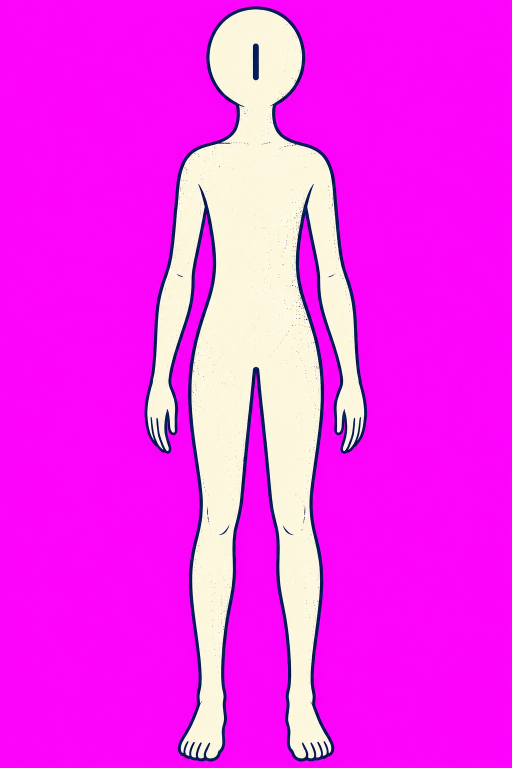
#> input picture her-sabah-bastan/stil/kukla/ai-on/reference.png, 1024 x 1536 px (shown at 1/2 size); the run also reads 1 picture not shown here
$ python build.py
#> lines starting #> are read from the running program, lines starting #| are printed output that depends on the picture; after the words box and inside, x2 and y2 are one past the last pixel; in counts of white or black regions, pixels touching at a corner belong together
"""Cut the AI front-view cut-out puppet from reference.png (+ extra hand shapes from hands-source.png).

usage (repo root):  python stil/kukla/ai-on/build.py
Method: see stil/kukla/README.md ("How the joints are made"). near = screen-left limb, far = screen-right limb.
Needs Pillow + numpy (numpy from Blender's bundled Python, same ABI).
"""
import json
import math
import os
import sys

sys.path.append(r'C:\Program Files\Blender Foundation\Blender 5.2\5.2\python\lib\site-packages')
import numpy as np
from PIL import Image, ImageDraw, ImageFilter

HERE = os.path.dirname(os.path.abspath(__file__))
REF = Image.open(os.path.join(HERE, 'reference.png')).convert('RGB')
#> REF is the input picture: PIL image 1024x1536 RGB; mean R, G, B 244.2, 48.8, 240
W, H = REF.size
A = np.array(REF).astype(np.int32)
FIG = ~((A[..., 0] > 190) & (A[..., 2] > 190) & (A[..., 1] < 110))  # same key as assemble.py
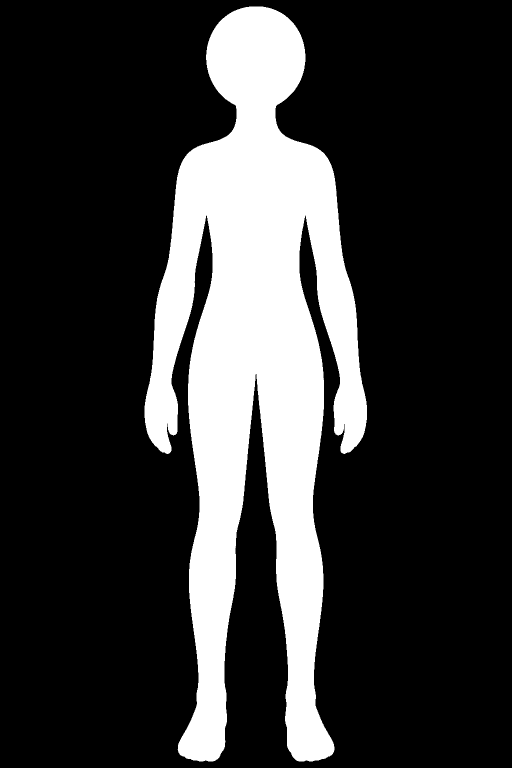
#> FIG: shape (1536, 1024) bool (shown at 1/2 size); 21.7% white; 1 white region, box (x1, y1, x2, y2) and area: (289, 13, 734, 1523) 341056
CREAM = np.array([252, 247, 221])
NAVY = np.array([8, 28, 92])
RIM = 7
AXIS = 511
rng = np.random.RandomState(7)

YY, XX = np.mgrid[0:H, 0:W]


def poly_mask(pts):
    im = Image.new('L', (W, H), 0)
    ImageDraw.Draw(im).polygon([tuple(p) for p in pts], fill=255)
    return np.array(im) > 0


def interior(k):
    """FIG eroded by k px: pixels that are not on the outline."""
    im = Image.fromarray((FIG * 255).astype(np.uint8)).filter(ImageFilter.MinFilter(2 * k + 1))
    return np.array(im) > 0


INTERIOR = interior(RIM + 3)


def speckle(shape):
    """plain fill with the reference's sparse navy stipple."""
    out = np.tile(CREAM, shape + (1,)).astype(np.float32)
    dots = rng.rand(*shape) < 0.004
    mix = rng.uniform(0.25, 0.7, shape)[..., None]
    out = np.where(dots[..., None], out * (1 - mix) + NAVY * mix, out)
    return out


FILL = speckle((H, W))


def half(pivot, axis, side):
    """pixels on one side of the line through pivot perpendicular to axis; side=+1 child side, -1 parent side."""
    ax = np.array(axis, float)
    ax /= np.linalg.norm(ax)
    t = (XX - pivot[0]) * ax[0] + (YY - pivot[1]) * ax[1]
    return (t * side) >= 0


def disk(pivot, r):
    return (XX - pivot[0]) ** 2 + (YY - pivot[1]) ** 2 <= r * r


# ---- joints: pivot, radius, limb axis (parent -> child), parent, child -----------------------------
J = {
    'waist': ((AXIS, 585), 84, (0, -1), 'pelvis', 'chest'),
    'neck': ((AXIS, 262), 36, (0, -1), 'chest', 'neck'),
    'head': ((AXIS, 212), 36, (0, -1), 'neck', 'head'),
    'shoulder_near': ((382, 352), 26, (-26, 213), 'chest', 'upper_arm_near'),
    'elbow_near': ((356, 565), 30, (-35, 210), 'upper_arm_near', 'forearm_near'),
    'wrist_near': ((321, 765), 21, (-20, 140), 'forearm_near', 'hand_near_open'),
    'shoulder_far': ((2 * AXIS - 382, 352), 26, (26, 213), 'chest', 'upper_arm_far'),
    'elbow_far': ((2 * AXIS - 356, 565), 30, (35, 210), 'upper_arm_far', 'forearm_far'),
    'wrist_far': ((2 * AXIS - 321, 765), 21, (20, 140), 'forearm_far', 'hand_far_open'),
    'hip_near': ((445, 760), 58, (0, 1), 'pelvis', 'thigh_near'),
    'knee_near': ((434, 1060), 38, (0, 1), 'thigh_near', 'shin_near'),
    'ankle_near': ((422, 1395), 26, (0, 1), 'shin_near', 'foot_near'),
    'hip_far': ((578, 760), 58, (0, 1), 'pelvis', 'thigh_far'),
    'knee_far': ((590, 1060), 38, (0, 1), 'thigh_far', 'shin_far'),
    'ankle_far': ((601, 1395), 26, (0, 1), 'shin_far', 'foot_far'),
}


def fit_joint(name):
    """Move the pivot to the limb centreline and set r to half the outer-to-outer width, measured perpendicular to the limb."""
    p, r, ax, par, ch = J[name]
    n = math.hypot(*ax)
    perp = (-ax[1] / n, ax[0] / n)

    def inside(t):
        x, y = int(round(p[0] + perp[0] * t)), int(round(p[1] + perp[1] * t))
        return 0 <= x < W and 0 <= y < H and FIG[y, x]

    assert inside(0), name
    lo = hi = 0
    while inside(lo - 1):
        lo -= 1
    while inside(hi + 1):
        hi += 1
    mid = (lo + hi) / 2.0
    J[name] = ((p[0] + perp[0] * mid, p[1] + perp[1] * mid), (hi - lo + 1) / 2.0, ax, par, ch)


for _n in list(J):
    if not _n.startswith('shoulder'):
        fit_joint(_n)
#> this loop made 15 passes
#> (p in fit_joint, r in fit_joint, ax in fit_joint, par in fit_joint, ch in fit_joint, n in fit_joint, perp in fit_joint) on passes 2, 3, 5, 6: ((511, 262), 36, (0, -1), 'chest', 'neck', 1, (1, 0)), ((511, 212), 36, (0, -1), 'neck', 'head', 1, (1, 0)), ((356, 565), 30, (-35, 210), 'upper_arm_near', 'forearm_near', 212.9, (-0.986, -0.164)), ((321, 765), 21, (-20, 140), 'forearm_near', 'hand_near_open', 141.4, (-0.99, -0.141))

# ---- ownership partition of the silhouette ---------------------------------------------------------
# inner boundary between the screen-left arm and the torso (the armpit crease belongs to the arm)
ARM_LINE = [(403, 360), (400.5, 366), (399.5, 372), (402, 380), (406, 392), (410, 404), (412.5, 416), (412, 424)]
BL = ARM_LINE + [(412, 440), (410, 520), (402, 600), (382, 680), (364, 740), (366, 800), (366, 930)]


def left_arm_region():
    pts = [(250, 300)] + BL + [(250, 930)]
    return poly_mask(pts)


def mirror(m):
    out = np.zeros_like(m)
    # reflect about x = AXIS (pixel x -> 2*AXIS - x)
    xs = np.arange(W)
    src = 2 * AXIS - xs
    ok = (src >= 0) & (src < W)
    out[:, xs[ok]] = m[:, src[ok]]
    return out


OWN = {}
LA = left_arm_region()
RA = mirror(LA)


def arm_masks(side, region):
    sh, el, wr = (J[k + '_' + side][0] for k in ('shoulder', 'elbow', 'wrist'))
    sa, ea, wa = (J[k + '_' + side][2] for k in ('shoulder', 'elbow', 'wrist'))
    up = FIG & region & half(sh, sa, +1) & half(el, ea, -1)
    fore = FIG & region & half(el, ea, +1) & half(wr, wa, -1)
    hand = FIG & region & half(wr, wa, +1)
    return up, fore, hand


OWN['upper_arm_near'], OWN['forearm_near'], OWN['hand_near_open'] = arm_masks('near', LA)
OWN['upper_arm_far'], OWN['forearm_far'], OWN['hand_far_open'] = arm_masks('far', RA)
#> in half (call 7), `t = (XX - pivot[0]) * ax[0] + (YY - pivot[1]) * ax[1]`:
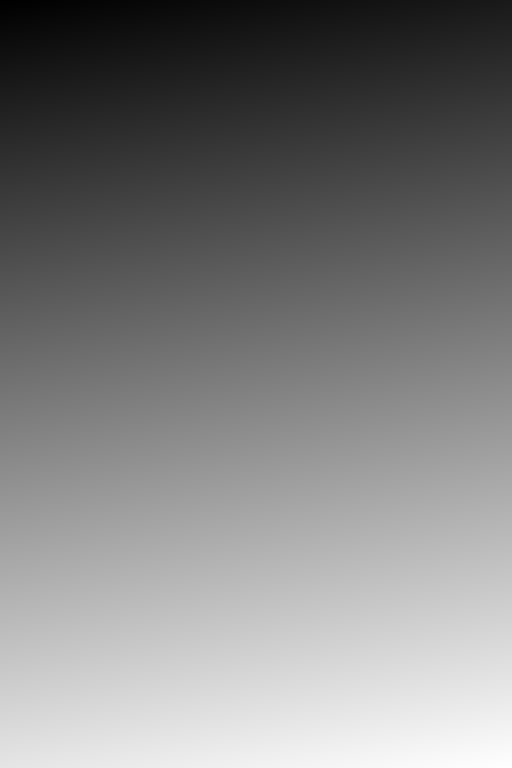
#> t: shape (1536, 1024) float64 (shown at 1/2 size); min -666.8, max 1015.5, mean 174.3; drawn with min black and max white
taken = np.zeros((H, W), bool)
for k in list(OWN):
    taken |= OWN[k]
#> this loop made 6 passes
#> k on passes 1 to 6: 'upper_arm_near', 'forearm_near', 'hand_near_open', 'upper_arm_far', 'forearm_far', 'hand_far_open'
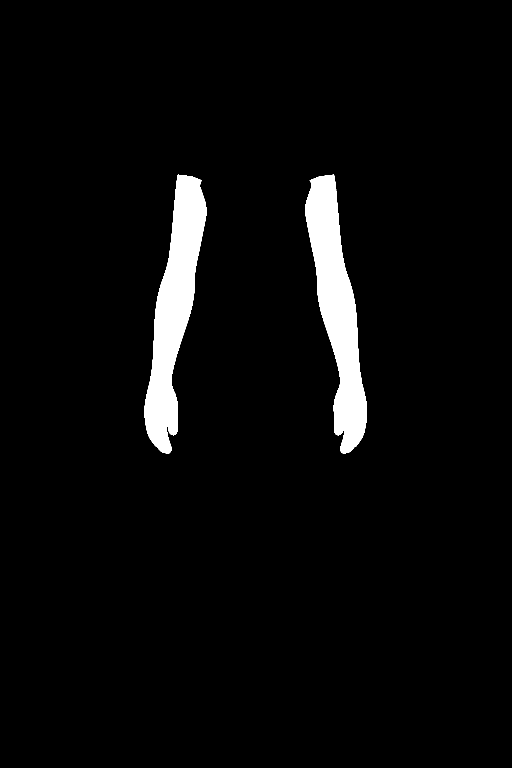
#> taken: shape (1536, 1024) bool (shown at 1/2 size); 4.1% white; 2 white regions, box (x1, y1, x2, y2) and area: (289, 349, 413, 908) 31866, (610, 349, 734, 908) 31859


def leg(side, x_ok):
    hip, knee, ankle = J['hip_' + side][0], J['knee_' + side][0], J['ankle_' + side][0]
    base = FIG & ~taken & x_ok & (YY >= hip[1])
    OWN['thigh_' + side] = base & (YY < knee[1])
    OWN['shin_' + side] = base & (YY >= knee[1]) & (YY < ankle[1])
    OWN['foot_' + side] = base & (YY >= ankle[1])


leg('near', XX < AXIS)
leg('far', XX >= AXIS)
for k in ('thigh', 'shin', 'foot'):
    taken |= OWN[k + '_near'] | OWN[k + '_far']
rest = FIG & ~taken
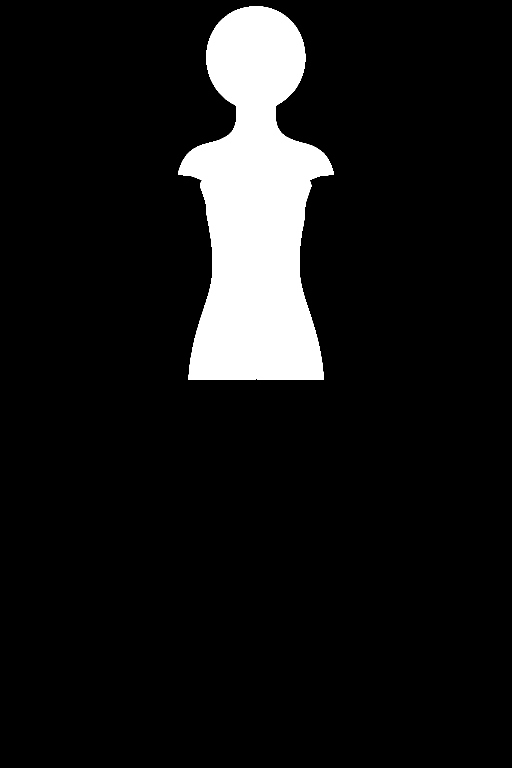
#> rest: shape (1536, 1024) bool (shown at 1/2 size); 9.2% white; 1 white region, box (x1, y1, x2, y2) and area: (356, 13, 668, 760) 143938
OWN['head'] = rest & (YY < J['head'][0][1])
OWN['neck'] = rest & (YY >= J['head'][0][1]) & (YY < J['neck'][0][1])
OWN['chest'] = rest & (YY >= J['neck'][0][1]) & (YY < J['waist'][0][1])
OWN['pelvis'] = rest & (YY >= J['waist'][0][1])

# the chest is a complete torso on its own: under the arm it gets plain fill and its own side contour
C_LEFT = [(356, 350), (366, 362), (380, 378), (394, 394), (406, 416), (413, 440)]


def mirror_pts(pts):
    return [(2 * AXIS - x, y) for x, y in pts]


def line_mask(pts, width, ss=4):
    xs, ys = [p[0] for p in pts], [p[1] for p in pts]
    x0, y0, x1, y1 = int(min(xs)) - 10, int(min(ys)) - 10, int(max(xs)) + 10, int(max(ys)) + 10
    im = Image.new('L', ((x1 - x0) * ss, (y1 - y0) * ss), 0)
    d = ImageDraw.Draw(im)
    q = [((x - x0) * ss, (y - y0) * ss) for x, y in pts]
    d.line(q, fill=255, width=int(width * ss), joint='curve')
    for x, y in (q[0], q[-1]):
        d.ellipse([x - width * ss / 2, y - width * ss / 2, x + width * ss / 2, y + width * ss / 2], fill=255)
    im = im.resize((x1 - x0, y1 - y0), Image.LANCZOS)
    out = np.zeros((H, W), np.float32)
    out[y0:y1, x0:x1] = np.array(im) / 255.0
    return out


chest_extra = np.zeros((H, W), bool)
chest_line = np.zeros((H, W), np.float32)
for side_pts, region in ((C_LEFT, LA), (mirror_pts(C_LEFT), RA)):
    area = poly_mask(side_pts + [(side_pts[-1][0] + (60 if side_pts is C_LEFT else -60), 440),
                                 (side_pts[0][0] + (130 if side_pts is C_LEFT else -130), 330)])
    chest_extra |= area & FIG & region & ~OWN['chest']
    chest_line = np.maximum(chest_line, line_mask(side_pts, RIM))
#> this loop made 2 passes
#> pass 1, in line_mask, `im = im.resize((x1 - x0, y1 - y0), Image.LANCZOS)`:
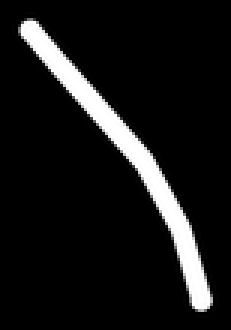
#> im: PIL image 77x110 L (shown 3 times larger); min 0, max 255, mean 23.8
#> after the loop:
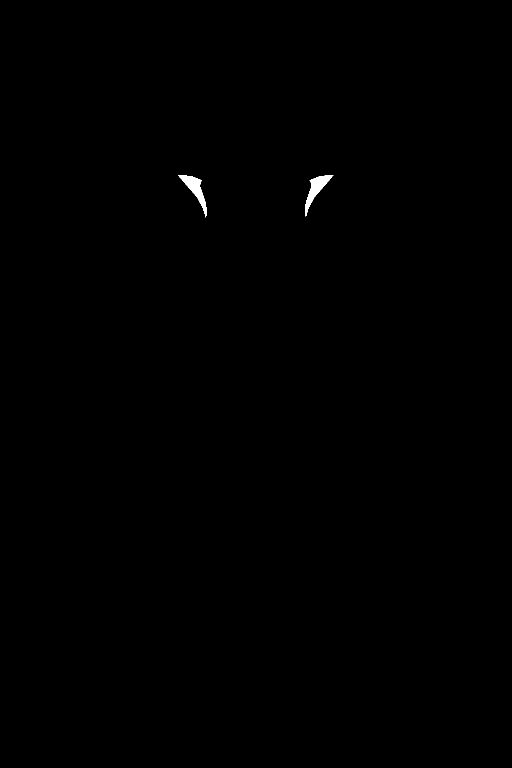
#> chest_extra: shape (1536, 1024) bool (shown at 1/2 size); 0.18% white; 2 white regions, box (x1, y1, x2, y2) and area: (356, 350, 413, 435) 1423, (610, 350, 667, 433) 1420
chest_line_clip = chest_line * (chest_extra | OWN['chest'])

# ---- build each part's pixels ---------------------------------------------------------------------
pix = {k: np.where(m[..., None], A, 0).astype(np.float32) for k, m in OWN.items()}
alpha = {k: m.copy() for k, m in OWN.items()}

pix['chest'][chest_extra] = FILL[chest_extra]
alpha['chest'] |= chest_extra
# step 4: inner detail lines near a pivot become plain fill (outline pixels are left alone)
for name, (p, r, ax, par, ch) in J.items():
    zone = disk(p, 1.3 * r) & INTERIOR
    for part in (par, ch):
        if part in pix:
            sel = zone & alpha[part]
            pix[part][sel] = FILL[sel]
#> this loop made 15 passes
#> (name, p, r, ax, par, ch) on passes 1 to 5: ('waist', (511.5, 585), 95, (0, -1), 'pelvis', 'chest'), ('neck', (512, 262), 48.5, (0, -1), 'chest', 'neck'), ('head', (511.5, 212), 40, (0, -1), 'neck', 'head'), ('shoulder_near', (382, 352), 26, (-26, 213), 'chest', 'upper_arm_near'), ('elbow_near', (356.5, 565.1), 33, (-35, 210), 'upper_arm_near', 'forearm_near')
#> pass 1, `zone = disk(p, 1.3 * r) & INTERIOR`:
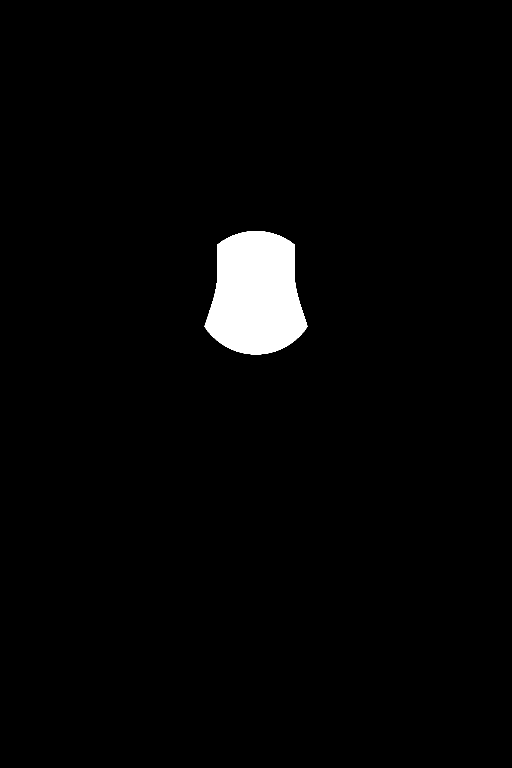
#> zone: shape (1536, 1024) bool (shown at 1/2 size); 2.4% white; 1 white region, box (x1, y1, x2, y2) and area: (409, 462, 615, 709) 38479

# steps 2/3: joint disks. top = child (plain fill to r - RIM, no line); under = parent (full disk + fresh rim)
for name, (p, r, ax, par, ch) in J.items():
    ring = disk(p, r) & ~disk(p, r - RIM)
    under_add = disk(p, r) & half(p, ax, +1)  # the half disk that lies on the child's side
    top_add = disk(p, r - RIM) & half(p, ax, -1)  # the half disk that lies on the parent's side
    if par in pix and not name.startswith('shoulder'):
        fill = np.where(ring[..., None], NAVY, FILL)
        sel = under_add & ~alpha[par]
        pix[par][sel] = fill[sel]
        alpha[par] |= sel
    if ch in pix:
        sel = top_add & ~alpha[ch]
        pix[ch][sel] = FILL[sel]
        alpha[ch] |= sel

for nm, pts in (('upper_arm_near', ARM_LINE), ('upper_arm_far', [(2 * AXIS - x, y) for x, y in ARM_LINE])):
    ln = line_mask(pts, RIM)[..., None]
    pix[nm] = pix[nm] * (1 - ln) + NAVY * ln
    alpha[nm] |= ln[..., 0] > 0.35
cl = chest_line_clip[..., None]
pix['chest'] = pix['chest'] * (1 - cl) + NAVY * cl
alpha['chest'] |= chest_extra

# ---- extra hand shapes from the Codex hand sheet ---------------------------------------------------
SHEET = Image.open(os.path.join(HERE, 'hands-source.png')).convert('RGB')
SA = np.array(SHEET).astype(np.int32)
SF = ~((SA[..., 0] > 190) & (SA[..., 2] > 190) & (SA[..., 1] < 110))


def sheet_hands():
    cols = SF.sum(axis=0) > 0
    groups, s = [], None
    for x, c in enumerate(cols):
        if c and s is None:
            s = x
        if not c and s is not None:
            groups.append([s, x - 1])
            s = None
    if s is not None:
        groups.append([s, len(cols) - 1])
    merged = []
    for g in groups:
        if merged and g[0] - merged[-1][1] < 40:
            merged[-1][1] = g[1]
        else:
            merged.append(g)
    return [g for g in merged if g[1] - g[0] > 60]


def despill(rgba):
    a = rgba.astype(np.float32)
    m = np.minimum(a[..., 0], a[..., 2]) - a[..., 1]
    soft = np.clip(1 - (m - 60) / 80.0, 0, 1)
    a[..., 3] = np.where(a[..., 3] > 0, a[..., 3] * soft, 0)
    return a


def hand_variant(group, flip):
    x0, x1 = group
    sub = SF[:, x0:x1 + 1]
    ys = np.where(sub.any(axis=1))[0]
    y0, y1 = ys[0], ys[-1]
    rgb = SA[y0:y1 + 1, x0:x1 + 1]
    f = SF[y0:y1 + 1, x0:x1 + 1]
    rgba = np.dstack([rgb, f * 255])
    rgba = despill(rgba)
    # stub width: mean width of the first rows below the top edge
    widths = [f[y].sum() for y in range(8, 28)]
    stub_w = float(np.mean(widths))
    xs = np.where(f[8:28].any(axis=0))[0]
    stub_cx = (xs[0] + xs[-1]) / 2.0
    im = Image.fromarray(np.clip(rgba, 0, 255).astype(np.uint8), 'RGBA')
    scale = 43.0 / stub_w
    im = im.resize((max(1, int(im.width * scale)), max(1, int(im.height * scale))), Image.LANCZOS)
    px, py = stub_cx * scale, 21.0  # wrist centre: r below the top edge of the stub
    if flip:
        im = im.transpose(Image.FLIP_LEFT_RIGHT)
        px = im.width - px
    return im, (px, py)


# ---- write parts ------------------------------------------------------------------------------------
parts_img, parts_origin = {}, {}


def save_part(name, rgba_arr):
    a = rgba_arr
    ys, xs = np.where(a[..., 3] > 0)
    x0, x1, y0, y1 = max(xs.min() - 2, 0), min(xs.max() + 3, a.shape[1]), max(ys.min() - 2, 0), min(ys.max() + 3, a.shape[0])
    im = Image.fromarray(np.clip(a[y0:y1, x0:x1], 0, 255).astype(np.uint8), 'RGBA')
    im.save(os.path.join(HERE, name + '.png'))
    parts_origin[name] = (int(x0), int(y0))
    parts_img[name] = im


for k in pix:
    a = np.dstack([pix[k][..., :3], alpha[k] * 255.0])
    save_part(k, a)
#> this loop made 16 passes

groups = sheet_hands()
#> the loop in sheet_hands, `for g in groups:` made 4 passes
#> g on passes 1 to 4: [150, 325], [513, 728], [879, 1083], [1243, 1578]
assert len(groups) == 4, groups
variants = {}
for side in ('near', 'far'):
    for g, shape in zip(groups[1:], ('grip', 'point', 'notebook')):
        im, piv = hand_variant(g, flip=(side == 'far'))
        name = f'hand_{side}_{shape}'
        im.save(os.path.join(HERE, name + '.png'))
        variants[name] = (piv, f'hand_{side}_open')

# ---- rig.json ---------------------------------------------------------------------------------------
Z = {'pelvis': 10, 'thigh': 14, 'shin': 16, 'foot': 18, 'chest': 20, 'neck': 22, 'head': 24,
     'upper_arm': 30, 'forearm': 32, 'hand': 34}
RANGE = {'waist': [-20, 20], 'neck': [-25, 25], 'head': [-30, 30], 'shoulder': [-30, 100],
         'elbow': [0, 120], 'wrist': [-45, 45], 'hip': [-10, 45], 'knee': [0, 60], 'ankle': [-25, 25]}


def zof(n):
    for k in Z:
        if n.startswith(k):
            return Z[k]
    raise KeyError(n)


rig = {
    'character': 'ai', 'view': 'front',
    'units': 'pixels of the reference image (1 px = 1 px of the generated neutral drawing); angles in degrees, positive = clockwise on screen (y down)',
    'reference': 'reference.png',
    'reference_crop': [270, 0, 745, 1536],
    'canvas': [W, H],
    'near_far': 'near = the limb on the screen-left, far = the limb on the screen-right',
    'parts': {},
}
pivot_of = {'pelvis': None}
for name, (p, r, ax, par, ch) in J.items():
    pivot_of[ch] = (p, par, name)

for name in OWN:
    ox, oy = parts_origin[name]
    if name == 'pelvis':
        p = (AXIS, 760)
        rig['parts'][name] = {'file': name + '.png', 'pivot': [p[0] - ox, p[1] - oy], 'parent': None,
                              'offset': list(p), 'rotation': 0, 'z': zof(name)}
        continue
    p, par, jn = pivot_of[name]
    pox, poy = parts_origin[par]
    rig['parts'][name] = {'file': name + '.png', 'pivot': [p[0] - ox, p[1] - oy], 'parent': par,
                          'offset': [p[0] - pox, p[1] - poy], 'rotation': 0, 'z': zof(name),
                          'joint': jn.rsplit('_', 1)[0], 'range': RANGE[jn.rsplit('_', 1)[0]]}
#> this loop made 16 passes
for name, (piv, base) in variants.items():
    b = rig['parts'][base]
    rig['parts'][name] = {'file': name + '.png', 'pivot': [round(piv[0], 1), round(piv[1], 1)], 'parent': b['parent'],
                          'offset': b['offset'], 'rotation': 0, 'z': b['z'], 'hidden': True, 'variant_of': base}
#> this loop made 6 passes
#> (name, piv, base) on passes 1 to 6: ('hand_near_grip', (39.77, 21), 'hand_near_open'), ('hand_near_point', (38.66, 21), 'hand_near_open'), ('hand_near_notebook', (34.91, 21), 'hand_near_open'), ('hand_far_grip', (63.23, 21), 'hand_far_open'), ('hand_far_point', (58.34, 21), 'hand_far_open'), ('hand_far_notebook', (126.1, 21), 'hand_far_open')
rig['bend_tests'] = [
    {'part': 'forearm_near', 'sign': 1, 'max': 120},
    {'part': 'forearm_far', 'sign': -1, 'max': 120},
    {'part': 'upper_arm_near', 'sign': 1, 'max': 90},
    {'part': 'upper_arm_far', 'sign': -1, 'max': 90},
    {'part': 'thigh_near', 'sign': 1, 'max': 45},
    {'part': 'thigh_far', 'sign': -1, 'max': 45},
    {'part': 'shin_near', 'sign': 1, 'max': 60},
    {'part': 'shin_far', 'sign': -1, 'max': 60},
]
rig['bend_angles'] = [0, 30, 60, 120]
rig['bend_cell'] = 260
with open(os.path.join(HERE, 'rig.json'), 'w', encoding='utf-8') as fh:
    json.dump(rig, fh, indent=1)
print('parts:', len(rig['parts']))
#| parts: 22
